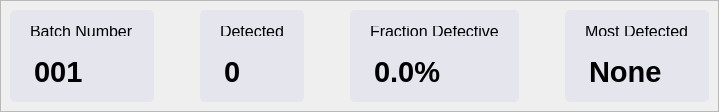
                        <widget class="QFrame" name="row_1">
                         <property name="sizePolicy">
                          <sizepolicy hsizetype="Preferred" vsizetype="Preferred">
                           <horstretch>0</horstretch>
                           <verstretch>2</verstretch>
                          </sizepolicy>
                         </property>
                         <property name="frameShape">
                          <enum>QFrame::StyledPanel</enum>
                         </property>
                         <property name="frameShadow">
                          <enum>QFrame::Raised</enum>
                         </property>
                         <layout class="QVBoxLayout" name="verticalLayout_16">
                          <property name="spacing">
                           <number>0</number>
                          </property>
                          <property name="leftMargin">
                           <number>0</number>
                          </property>
                          <property name="topMargin">
                           <number>0</number>
                          </property>
                          <property name="rightMargin">
                           <number>0</number>
                          </property>
                          <property name="bottomMargin">
                           <number>0</number>
                          </property>
                          <item>
                           <widget class="QFrame" name="frame_div_content_1">
                            <property name="sizePolicy">
                             <sizepolicy hsizetype="Preferred" vsizetype="Preferred">
                              <horstretch>0</horstretch>
                              <verstretch>0</verstretch>
                             </sizepolicy>
                            </property>
                            <property name="minimumSize">
                             <size>
                              <width>0</width>
                              <height>0</height>
                             </size>
                            </property>
                            <property name="maximumSize">
                             <size>
                              <width>16777215</width>
                              <height>110</height>
                             </size>
                            </property>
                            <property name="frameShape">
                             <enum>QFrame::NoFrame</enum>
                            </property>
                            <property name="frameShadow">
                             <enum>QFrame::Raised</enum>
                            </property>
                            <layout class="QHBoxLayout" name="horizontalLayout_10">
                             <item>
                              <widget class="QFrame" name="dash_frame_1">
                               <property name="sizePolicy">
                                <sizepolicy hsizetype="Preferred" vsizetype="Preferred">
                                 <horstretch>1</horstretch>
                                 <verstretch>0</verstretch>
                                </sizepolicy>
                               </property>
                               <property name="styleSheet">
                                <string notr="true">background-color: rgb(229, 229, 237);
border: 1px rgb(179, 181, 183) solid;
border-radius: 5px;
font-size: 14pt;
font-weight: bold;
padding: 8px;
</string>
                               </property>
                               <property name="frameShape">
                                <enum>QFrame::StyledPanel</enum>
                               </property>
                               <property name="frameShadow">
                                <enum>QFrame::Raised</enum>
                               </property>
                               <layout class="QHBoxLayout" name="horizontalLayout_16">
                                <property name="leftMargin">
                                 <number>0</number>
                                </property>
                                <property name="topMargin">
                                 <number>0</number>
                                </property>
                                <property name="rightMargin">
                                 <number>0</number>
                                </property>
                                <property name="bottomMargin">
                                 <number>0</number>
                                </property>
                                <item>
                                 <layout class="QVBoxLayout" name="verticalLayout_20">
                                  <item>
                                   <widget class="QLabel" name="label_4">
                                    <property name="sizePolicy">
                                     <sizepolicy hsizetype="Preferred" vsizetype="Fixed">
                                      <horstretch>0</horstretch>
                                      <verstretch>0</verstretch>
                                     </sizepolicy>
                                    </property>
                                    <property name="minimumSize">
                                     <size>
                                      <width>0</width>
                                      <height>26</height>
                                     </size>
                                    </property>
                                    <property name="styleSheet">
                                     <string notr="true">font-size: 12pt;
font-weight: normal;</string>
                                    </property>
                                    <property name="text">
                                     <string>Batch Number</string>
                                    </property>
                                   </widget>
                                  </item>
                                  <item>
                                   <widget class="QLabel" name="batch_number">
                                    <property name="sizePolicy">
                                     <sizepolicy hsizetype="Preferred" vsizetype="Preferred">
                                      <horstretch>0</horstretch>
                                      <verstretch>0</verstretch>
                                     </sizepolicy>
                                    </property>
                                    <property name="styleSheet">
                                     <string notr="true">font-size: 22pt;</string>
                                    </property>
                                    <property name="text">
                                     <string>001</string>
                                    </property>
                                    <property name="alignment">
                                     <set>Qt::AlignLeading|Qt::AlignLeft|Qt::AlignVCenter</set>
                                    </property>
                                   </widget>
                                  </item>
                                 </layout>
                                </item>
                               </layout>
                              </widget>
                             </item>
                             <item>
                              <spacer name="horizontalSpacer">
                               <property name="orientation">
                                <enum>Qt::Horizontal</enum>
                               </property>
                               <property name="sizeHint" stdset="0">
                                <size>
                                 <width>40</width>
                                 <height>20</height>
                                </size>
                               </property>
                              </spacer>
                             </item>
                             <item>
                              <widget class="QFrame" name="dash_frame_2">
                               <property name="sizePolicy">
                                <sizepolicy hsizetype="Preferred" vsizetype="Preferred">
                                 <horstretch>1</horstretch>
                                 <verstretch>0</verstretch>
                                </sizepolicy>
                               </property>
                               <property name="styleSheet">
                                <string notr="true">background-color: rgb(229, 229, 237);
border: 1px rgb(179, 181, 183) solid;
border-radius: 5px;
font-size: 14pt;
font-weight: bold;
padding: 8px;
</string>
                               </property>
                               <property name="frameShape">
                                <enum>QFrame::StyledPanel</enum>
                               </property>
                               <property name="frameShadow">
                                <enum>QFrame::Raised</enum>
                               </property>
                               <layout class="QHBoxLayout" name="horizontalLayout_17">
                                <property name="leftMargin">
                                 <number>0</number>
                                </property>
                                <property name="topMargin">
                                 <number>0</number>
                                </property>
                                <property name="rightMargin">
                                 <number>0</number>
                                </property>
                                <property name="bottomMargin">
                                 <number>0</number>
                                </property>
                                <item>
                                 <layout class="QVBoxLayout" name="verticalLayout_23">
                                  <item>
                                   <widget class="QLabel" name="label_6">
                                    <property name="sizePolicy">
                                     <sizepolicy hsizetype="Preferred" vsizetype="Fixed">
                                      <horstretch>0</horstretch>
                                      <verstretch>0</verstretch>
                                     </sizepolicy>
                                    </property>
                                    <property name="minimumSize">
                                     <size>
                                      <width>0</width>
                                      <height>26</height>
                                     </size>
                                    </property>
                                    <property name="styleSheet">
                                     <string notr="true">font-size: 12pt;
font-weight: normal;</string>
                                    </property>
                                    <property name="text">
                                     <string>Detected</string>
                                    </property>
                                   </widget>
                                  </item>
                                  <item>
                                   <widget class="QLabel" name="detected">
                                    <property name="sizePolicy">
                                     <sizepolicy hsizetype="Preferred" vsizetype="Preferred">
                                      <horstretch>0</horstretch>
                                      <verstretch>0</verstretch>
                                     </sizepolicy>
                                    </property>
                                    <property name="styleSheet">
                                     <string notr="true">font-size: 22pt;</string>
                                    </property>
                                    <property name="frameShape">
                                     <enum>QFrame::NoFrame</enum>
                                    </property>
                                    <property name="text">
                                     <string>0</string>
                                    </property>
                                    <property name="alignment">
                                     <set>Qt::AlignLeading|Qt::AlignLeft|Qt::AlignVCenter</set>
                                    </property>
                                   </widget>
                                  </item>
                                 </layout>
                                </item>
                               </layout>
                              </widget>
                             </item>
                             <item>
                              <spacer name="horizontalSpacer_2">
                               <property name="orientation">
                                <enum>Qt::Horizontal</enum>
                               </property>
                               <property name="sizeHint" stdset="0">
                                <size>
                                 <width>40</width>
                                 <height>20</height>
                                </size>
                               </property>
                              </spacer>
                             </item>
                             <item>
                              <widget class="QFrame" name="dash_frame_3">
                               <property name="sizePolicy">
                                <sizepolicy hsizetype="Preferred" vsizetype="Preferred">
                                 <horstretch>1</horstretch>
                                 <verstretch>0</verstretch>
                                </sizepolicy>
                               </property>
                               <property name="styleSheet">
                                <string notr="true">background-color: rgb(229, 229, 237);
border: 1px rgb(179, 181, 183) solid;
border-radius: 5px;
font-size: 14pt;
font-weight: bold;
padding: 8px;
</string>
                               </property>
                               <property name="frameShape">
                                <enum>QFrame::StyledPanel</enum>
                               </property>
                               <property name="frameShadow">
                                <enum>QFrame::Raised</enum>
                               </property>
                               <layout class="QHBoxLayout" name="horizontalLayout_18">
                                <property name="leftMargin">
                                 <number>0</number>
                                </property>
                                <property name="topMargin">
                                 <number>0</number>
                                </property>
                                <property name="rightMargin">
                                 <number>0</number>
                                </property>
                                <property name="bottomMargin">
                                 <number>0</number>
                                </property>
                                <item>
                                 <layout class="QVBoxLayout" name="verticalLayout_25">
                                  <item>
                                   <widget class="QLabel" name="label_8">
                                    <property name="sizePolicy">
                                     <sizepolicy hsizetype="Preferred" vsizetype="Fixed">
                                      <horstretch>0</horstretch>
                                      <verstretch>0</verstretch>
                                     </sizepolicy>
                                    </property>
                                    <property name="minimumSize">
                                     <size>
                                      <width>0</width>
                                      <height>26</height>
                                     </size>
                                    </property>
                                    <property name="styleSheet">
                                     <string notr="true">font-size: 12pt;
font-weight: normal;</string>
                                    </property>
                                    <property name="text">
                                     <string>Fraction Defective</string>
                                    </property>
                                   </widget>
                                  </item>
                                  <item>
                                   <widget class="QLabel" name="frac_defective">
                                    <property name="sizePolicy">
                                     <sizepolicy hsizetype="Preferred" vsizetype="Preferred">
                                      <horstretch>0</horstretch>
                                      <verstretch>0</verstretch>
                                     </sizepolicy>
                                    </property>
                                    <property name="styleSheet">
                                     <string notr="true">font-size: 22pt;</string>
                                    </property>
                                    <property name="text">
                                     <string>0.0%</string>
                                    </property>
                                    <property name="alignment">
                                     <set>Qt::AlignLeading|Qt::AlignLeft|Qt::AlignVCenter</set>
                                    </property>
                                   </widget>
                                  </item>
                                 </layout>
                                </item>
                               </layout>
                              </widget>
                             </item>
                             <item>
                              <spacer name="horizontalSpacer_3">
                               <property name="orientation">
                                <enum>Qt::Horizontal</enum>
                               </property>
                               <property name="sizeHint" stdset="0">
                                <size>
                                 <width>40</width>
                                 <height>20</height>
                                </size>
                               </property>
                              </spacer>
                             </item>
                             <item>
                              <widget class="QFrame" name="dash_frame_4">
                               <property name="sizePolicy">
                                <sizepolicy hsizetype="Preferred" vsizetype="Preferred">
                                 <horstretch>1</horstretch>
                                 <verstretch>0</verstretch>
                                </sizepolicy>
                               </property>
                               <property name="styleSheet">
                                <string notr="true">background-color: rgb(229, 229, 237);
border: 1px rgb(179, 181, 183) solid;
border-radius: 5px;
font-size: 14pt;
font-weight: bold;
padding: 8px;
</string>
                               </property>
                               <property name="frameShape">
                                <enum>QFrame::StyledPanel</enum>
                               </property>
                               <property name="frameShadow">
                                <enum>QFrame::Raised</enum>
                               </property>
                               <layout class="QHBoxLayout" name="horizontalLayout_19">
                                <property name="leftMargin">
                                 <number>0</number>
                                </property>
                                <property name="topMargin">
                                 <number>0</number>
                                </property>
                                <property name="rightMargin">
                                 <number>0</number>
                                </property>
                                <property name="bottomMargin">
                                 <number>0</number>
                                </property>
                                <item>
                                 <layout class="QVBoxLayout" name="verticalLayout_26">
                                  <item>
                                   <widget class="QLabel" name="label_10">
                                    <property name="sizePolicy">
                                     <sizepolicy hsizetype="Preferred" vsizetype="Fixed">
                                      <horstretch>0</horstretch>
                                      <verstretch>0</verstretch>
                                     </sizepolicy>
                                    </property>
                                    <property name="minimumSize">
                                     <size>
                                      <width>0</width>
                                      <height>26</height>
                                     </size>
                                    </property>
                                    <property name="styleSheet">
                                     <string notr="true">font-size: 12pt;
font-weight: normal;</string>
                                    </property>
                                    <property name="text">
                                     <string>Most Defected</string>
                                    </property>
                                   </widget>
                                  </item>
                                  <item>
                                   <widget class="QLabel" name="most_defected">
                                    <property name="sizePolicy">
                                     <sizepolicy hsizetype="Preferred" vsizetype="Preferred">
                                      <horstretch>0</horstretch>
                                      <verstretch>0</verstretch>
                                     </sizepolicy>
                                    </property>
                                    <property name="styleSheet">
                                     <string notr="true">font-size: 22pt;</string>
                                    </property>
                                    <property name="text">
                                     <string>None</string>
                                    </property>
                                    <property name="alignment">
                                     <set>Qt::AlignLeading|Qt::AlignLeft|Qt::AlignVCenter</set>
                                    </property>
                                   </widget>
                                  </item>
                                 </layout>
                                </item>
                               </layout>
                              </widget>
                             </item>
                            </layout>
                           </widget>
                          </item>
                         </layout>
                        </widget>
